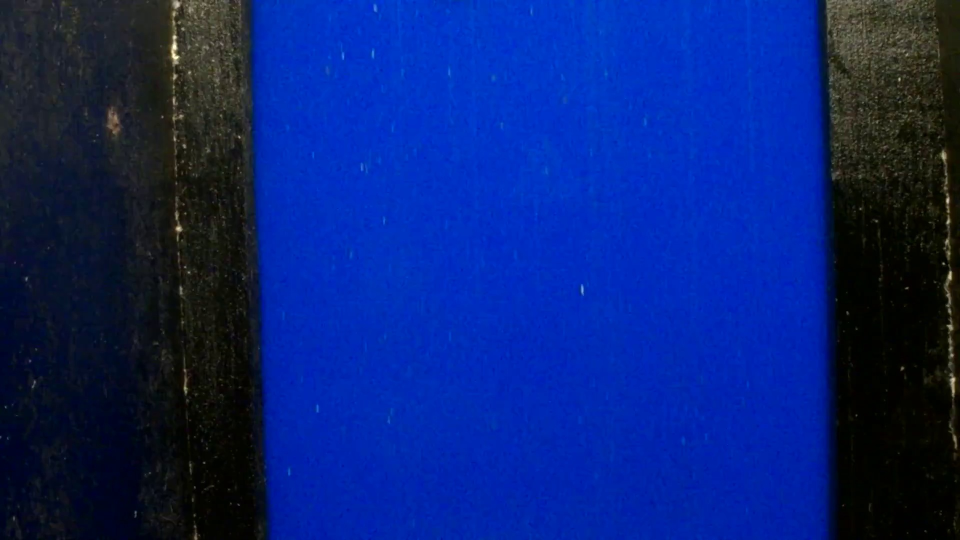
#> input picture capsula-marrom-teste/frames/0.jpg, 1920 x 1080 px, found by its file name (shown at 1/2 size)
$ python main.py capsula-marrom-teste/frames/0.jpg
#> lines starting #> are read from the running program, lines starting #| are printed output that depends on the picture
import sys
import os
import cv2
import numpy as np

def loadFrames(videoId):
#> called with videoId = 'capsula-marrom-teste/frames/0.jpg'
	framesPath = '%s/frames' % videoId
	frameFilenames = os.listdir(framesPath)

	frames = [[] for _ in range(len(frameFilenames))]
	for frameFilename in frameFilenames:
		framePath = '%s/%s' % (framesPath, frameFilename)
		frameId = int(frameFilename.split('.')[0])

		frame = cv2.imread(framePath)
#> frame is the input picture: shape (1080, 1920, 3); mean B, G, R 119.7, 35.1, 8.4
		h, w, c = frame.shape
#> h = 1080; w = 1920; c = 3
		frame = cv2.resize(frame, (w // 2, h // 2), interpolation = cv2.INTER_AREA)
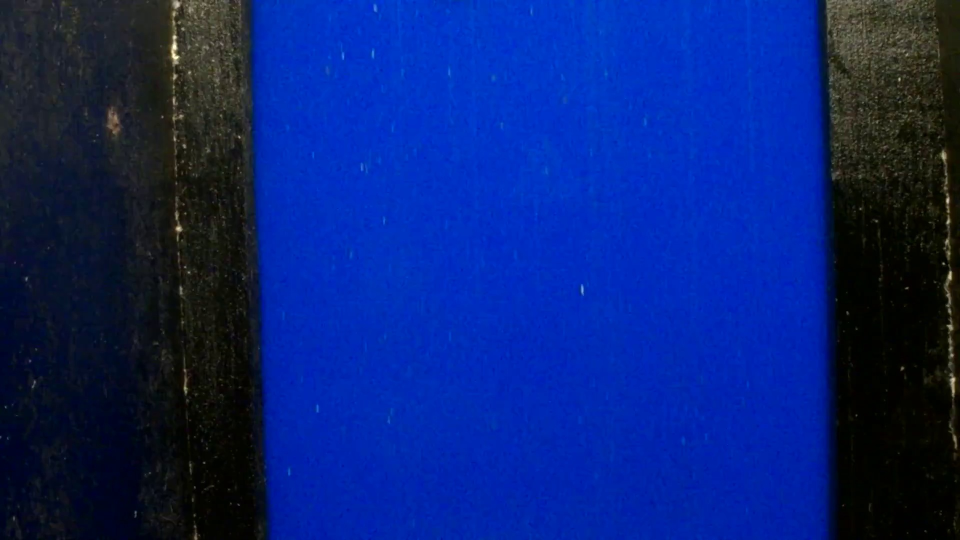
#> frame: shape (540, 960, 3); mean B, G, R 119.8, 35.2, 8.5

		frames[frameId // 6] = frame
#> pass 2 of the loop in loadFrames, `for frameFilename in frameFilenames:`:
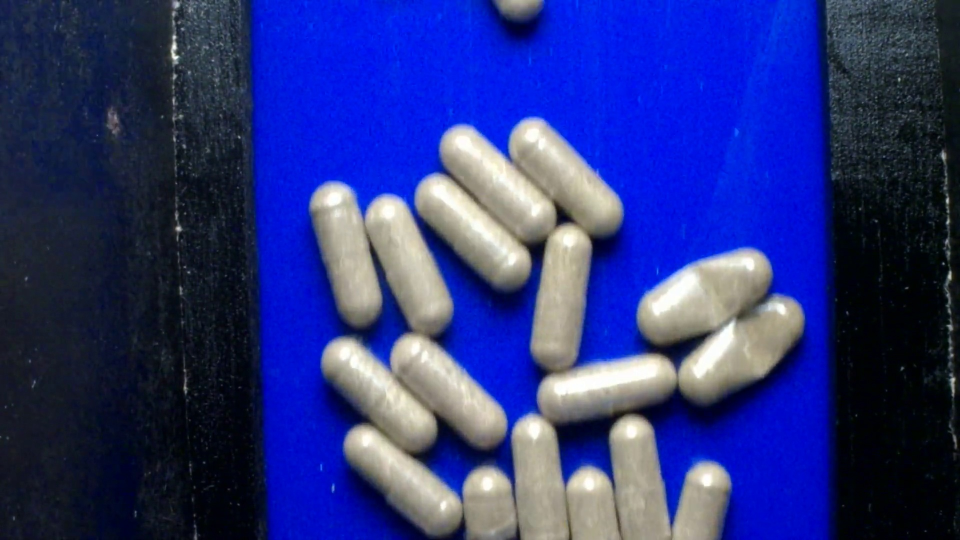
#> input picture capsula-marrom-teste/frames/102.jpg, 1920 x 1080 px, found by its file name (shown at 1/2 size)
#> in loadFrames, frame is the input picture: shape (1080, 1920, 3); mean B, G, R 125.2, 52.1, 42.6
#> in loadFrames, `frame = cv2.resize(frame, (w // 2, h // 2), interpolation = cv2.INTER_..`:
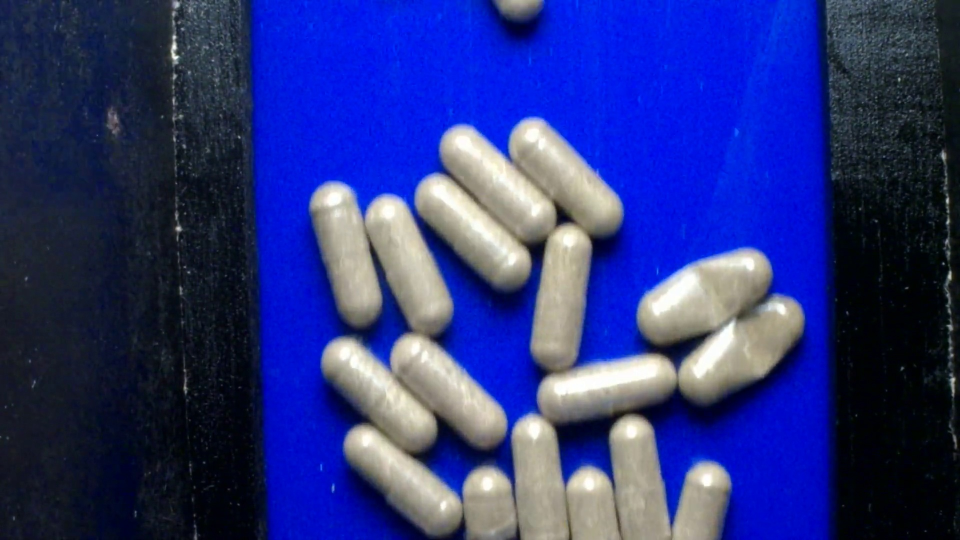
#> frame: shape (540, 960, 3); mean B, G, R 125.3, 52.2, 42.7

	return frames


# [82 lines left out: functions loadLabels, joinLabels, updateView, onMouse, saveLabel, not called in this run]


videoId = sys.argv[1]

currentLabelId = 1

#> (the run stopped early here; a loop or call above may not have finished)
